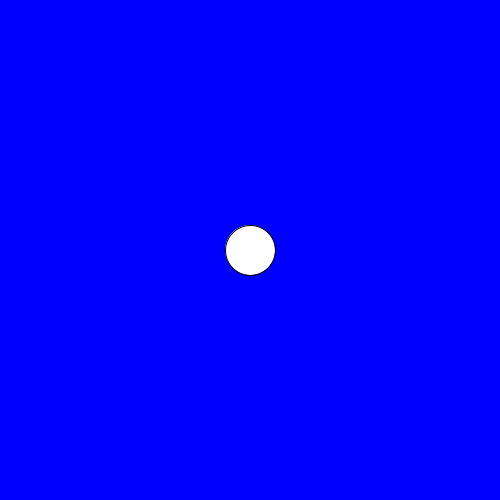
Frame 1 (no input)
Frame 60 (the mouse pressed at the canvas centre just before this capture): identical to frame 1, image omitted
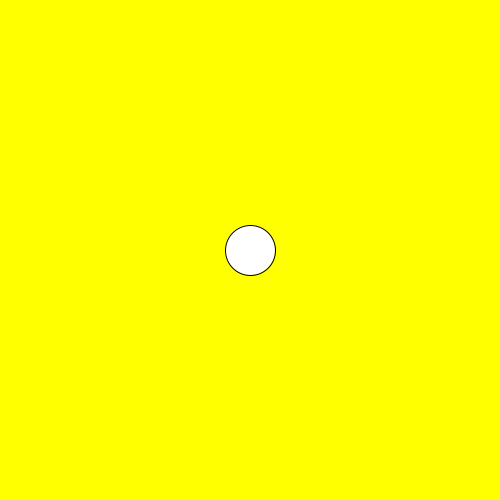
Frame 120 (the mouse held since frame 60 and released just before this capture)

The Processing sketch that drew these frames (run headless with seeded random() and noise(); from frame 60 on, the mouse is pressed at the canvas centre):

// Processing sketch: floatReturnType
// ── floatReturnType.pde
//function return type float 

float xPos, yPos; 
int size = 50; 

void setup() {
  size(500, 500); 
  xPos = width/2; 
  yPos = height/2;
}

void draw() {
  //incorporating our functions with logic 
  //change our background if our distance function returns a value less than the 
  //radius of our circle 

  if (calculateDistance(xPos, yPos) < size) {
    background(255, 255, 0);
  }else{
    background(0, 0, 255); 
  }
  ellipse(xPos, yPos, size, size); 

  println(calculateDistance(xPos, yPos)); 
}

//here we have a function that will be able to calculate the distance between your mouse
//and a shape
//the function is of the type float, so it must return a float value
//we have have two parameters, the X & Y position of your shape 
//remember your parameters are going to be the variables that you want to alter 
//every time you call the function 
float calculateDistance(float shapeX, float shapeY) {
  float dist = dist(mouseX, mouseY, shapeX, shapeY); 
  return dist;
}
